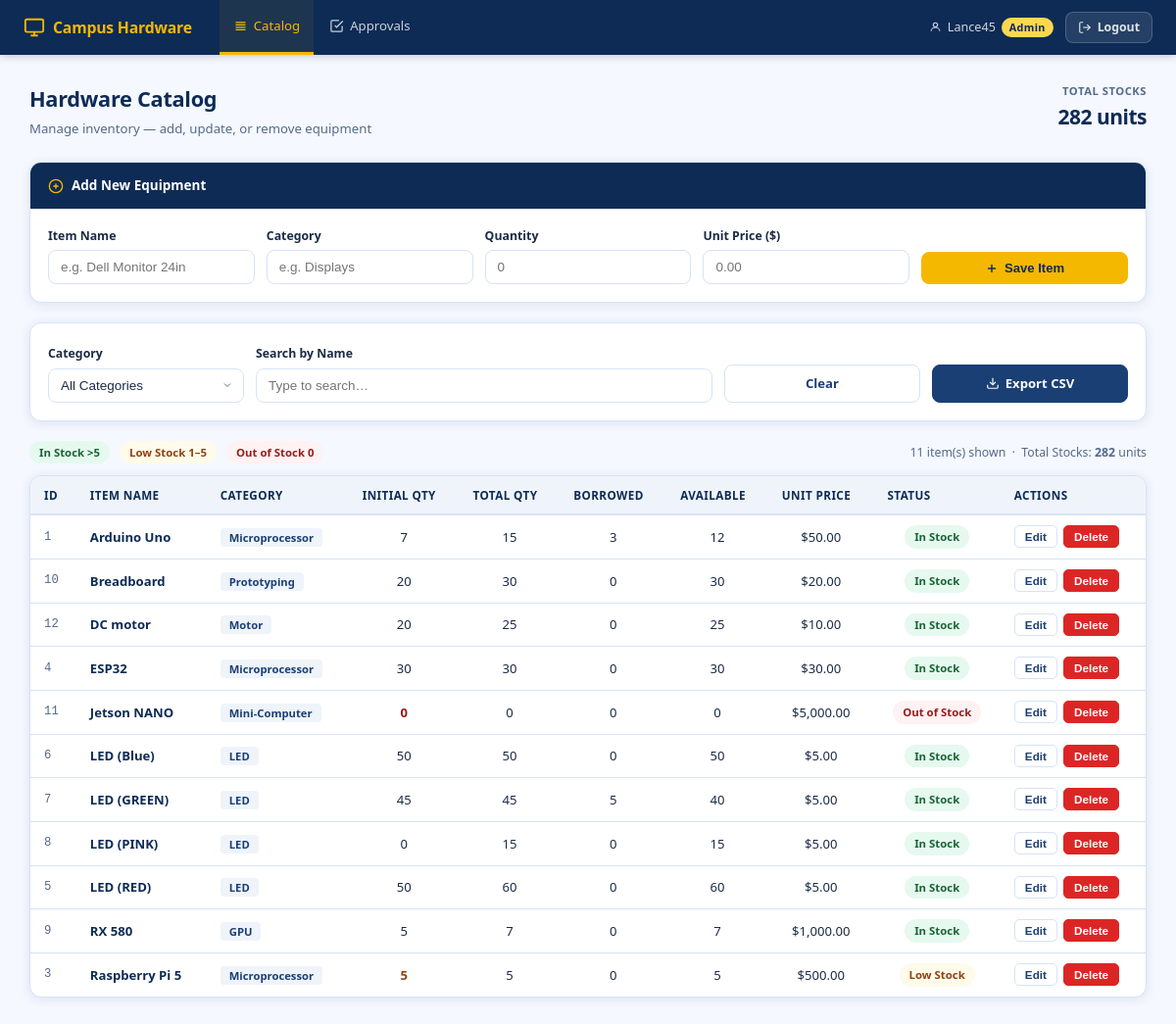
The app's page /catalog (signed in) with its own data.
### tables this page shows
CREATE TABLE hardware (
                item_id INTEGER PRIMARY KEY AUTOINCREMENT,
                item_name TEXT UNIQUE NOT NULL,
                category TEXT NOT NULL,
                quantity INTEGER NOT NULL,
                unit_price REAL NOT NULL,
                status TEXT NOT NULL
            , initial_quantity INTEGER NOT NULL DEFAULT 0);

### app.py (the view)
@app.route("/catalog")
@login_required
def catalog():
    conn = get_db()
    cursor = conn.cursor()
    category = request.args.get("category", "All Categories")
    search = request.args.get("search", "")
    query = """
        SELECT h.item_id, h.item_name, h.category, h.quantity, h.unit_price, h.status,
               h.initial_quantity,
               COALESCE((SELECT SUM(qa.added_quantity) FROM quantity_additions qa WHERE qa.item_id = h.item_id), 0) AS total_added,
               COALESCE((SELECT SUM(br.quantity) FROM borrow_requests br WHERE br.item_id = h.item_id AND br.status = 'approved'), 0) AS borrowed
        FROM hardware h
        WHERE 1=1
    """
    params = []
    if category and category != "All Categories":
        query += " AND h.category = ?"
        params.append(category)
    if search:
        query += " AND LOWER(h.item_name) LIKE ?"
        params.append(f"%{search.strip().lower()}%")
    query += " ORDER BY h.item_name ASC"
    cursor.execute(query, params)
    raw_items = cursor.fetchall()
    items = []
    for r in raw_items:
        total_qty = r["initial_quantity"] + r["total_added"]
        available = total_qty - r["borrowed"]
        items.append({
            "item_id":          r["item_id"],
            "item_name":        r["item_name"],
            "category":         r["category"],
            "quantity":         r["quantity"],
            "unit_price":       r["unit_price"],
            "status":           r["status"],
            "initial_quantity": r["initial_quantity"],
            "total_added":      r["total_added"],
            "total_qty":        total_qty,
            "borrowed":         r["borrowed"],
            "available":        available,
        })
    cursor.execute("SELECT DISTINCT category FROM hardware ORDER BY category ASC")
    categories = ["All Categories"] + [r["category"] for r in cursor.fetchall()]
    cursor.execute("SELECT SUM(quantity * unit_price) FROM hardware")
    total_value = cursor.fetchone()[0] or 0.0
    cursor.execute("SELECT SUM(quantity) FROM hardware")
    total_stocks = cursor.fetchone()[0] or 0
    conn.close()
    cart = session.get("cart", [])
    return render_template("catalog.html",
        items=items, categories=categories, total_value=total_value,
        total_stocks=total_stocks,
        selected_category=category, search=search, cart=cart,
        role=session.get("role"), username=session.get("username")
    )

### app.py (called while the page is built)
def get_db():
    conn = sqlite3.connect(DB_NAME)
    conn.row_factory = sqlite3.Row
    return conn

def login_required(f):
    @wraps(f)
    def decorated(*args, **kwargs):
        if "username" not in session:
            flash("Please log in to continue.", "warning")
            return redirect(url_for("login"))
        return f(*args, **kwargs)
    return decorated

### templates/catalog.html (shortened to what this page needs)
{% extends "base.html" %}
{% block content %}
<div class="page-header">
  <div>
    <h2>Hardware Catalog</h2>
    <p class="page-sub">
      {% if role in ['Admin','SuperAdmin'] %}Manage inventory — add, update, or remove equipment
      {% else %}Browse equipment and add items to your borrow cart{% endif %}
    </p>
  </div>
  <div class="header-stat">
    <span class="stat-label">Total Stocks</span>
    <span class="stat-value">{{ total_stocks }} units</span>
  </div>
</div>
{% if role in ['Admin','SuperAdmin'] %}
<div class="card mb-4">
  <div class="card-header">
    <svg width="16" height="16" viewBox="0 0 24 24" fill="none" stroke="currentColor" stroke-width="2"><circle cx="12" cy="12" r="10"/><line x1="12" y1="8" x2="12" y2="16"/><line x1="8" y1="12" x2="16" y2="12"/></svg>
    Add New Equipment
  </div>
  <div class="card-body">
    <form method="POST" action="{{ url_for('inventory_add') }}" class="inline-form">
      <div class="form-group">
        <label>Item Name</label>
        <input type="text" name="item_name" placeholder="e.g. Dell Monitor 24in" required/>
      </div>
      <div class="form-group">
        <label>Category</label>
        <input type="text" name="category" placeholder="e.g. Displays" required/>
      </div>
      <div class="form-group">
        <label>Quantity</label>
        <input type="number" name="quantity" placeholder="0" min="0" required/>
      </div>
      <div class="form-group">
        <label>Unit Price ($)</label>
        <input type="number" name="unit_price" placeholder="0.00" min="0" step="0.01" required/>
      </div>
      <div class="form-group form-group-btn">
        <label>&nbsp;</label>
        <button type="submit" class="btn btn-primary">
          <svg width="14" height="14" viewBox="0 0 24 24" fill="none" stroke="currentColor" stroke-width="2.5"><line x1="12" y1="5" x2="12" y2="19"/><line x1="5" y1="12" x2="19" y2="12"/></svg>
          Save Item
        </button>
      </div>
    </form>
  </div>
</div>
{% endif %}
<div class="card mb-4">
  <div class="card-body">
    <form method="GET" action="{{ url_for('catalog') }}" class="filter-bar" id="filter-form">
      <div class="form-group">
        <label>Category</label>
        <select name="category" onchange="this.form.submit()">
          {% for cat in categories %}
          <option value="{{ cat }}" {{ 'selected' if cat == selected_category }}>{{ cat }}</option>
          {% endfor %}
        </select>
      </div>
      <div class="form-group filter-search">
        <label>Search by Name</label>
        <input type="text" name="search" value="{{ search }}" placeholder="Type to search…" id="search-input"/>
      </div>
      <div class="form-group form-group-btn">
        <label>&nbsp;</label>
        <a href="{{ url_for('catalog') }}" class="btn btn-outline">Clear</a>
      </div>
      <div class="form-group form-group-btn">
        <label>&nbsp;</label>
        <a href="{{ url_for('export_csv') }}" class="btn btn-secondary">
          <svg width="14" height="14" viewBox="0 0 24 24" fill="none" stroke="currentColor" stroke-width="2"><path d="M21 15v4a2 2 0 0 1-2 2H5a2 2 0 0 1-2-2v-4"/><polyline points="7 10 12 15 17 10"/><line x1="12" y1="15" x2="12" y2="3"/></svg>
          Export CSV
        </a>
      </div>
    </form>
  </div>
</div>
<div class="legend-row mb-3">
  <span class="badge badge-in-stock">In Stock &gt;5</span>
  <span class="badge badge-low-stock">Low Stock 1–5</span>
  <span class="badge badge-out-stock">Out of Stock 0</span>
  <span class="legend-count">{{ items | length }} item(s) shown &nbsp;·&nbsp; Total Stocks: <strong>{{ total_stocks }}</strong> units</span>
</div>
<div class="card mb-4">
  <div class="card-body p-0">
    <div class="table-wrap">
      <table class="data-table" id="catalog-table">
        <thead>
          <tr>
            <th>ID</th>
            <th>Item Name</th>
            <th>Category</th>
            <th>Initial Qty</th>
            <th>Total Qty</th>
            <th>Borrowed</th>
            <th>Available</th>
            <th>Unit Price</th>
            <th>Status</th>
            {% if role in ['Admin','SuperAdmin'] %}<th>Actions</th>{% endif %}
          </tr>
        </thead>
        <tbody>
          {% for item in items %}
          <tr class="row-{{ item['status'] | lower | replace(' ','-') }}"
              data-id="{{ item['item_id'] }}"
              >
            <td class="td-mono">{{ item['item_id'] }}</td>
            <td class="td-bold item-name-cell">{{ item['item_name'] }}</td>
            <td><span class="cat-tag">{{ item['category'] }}</span></td>
            <td class="td-center">{{ item['initial_quantity'] }}</td>
            <td class="td-center">{{ item['total_qty'] }}</td>
            <td class="td-center">{{ item['borrowed'] }}</td>
            <td class="td-center">{{ item['available'] }}</td>
            <td class="td-center">${{ "{:,.2f}".format(item['unit_price']) }}</td>
            <td class="td-center">
              <span class="badge badge-{{ item['status'] | lower | replace(' ','-') }}">{{ item['status'] }}</span>
            </td>
            {% if role in ['Admin','SuperAdmin'] %}
            <td class="td-actions">
              <button class="btn btn-xs btn-outline"
                      onclick="openEditModal({{ item['item_id'] }}, '{{ item['item_name'] | e }}', {{ item['quantity'] }}, {{ item['unit_price'] }})">
                Edit
              </button>
              <form method="POST" action="{{ url_for('inventory_delete', item_id=item['item_id']) }}"
                    style="display:inline"
                    data-confirm="Delete {{ item['item_name'] }}? This cannot be undone.">
                <button type="submit" class="btn btn-xs btn-danger">Delete</button>
              </form>
            </td>
            {% endif %}
          </tr>
          {% else %}
          <tr>
            <td colspan="{{ 10 if role in ['Admin','SuperAdmin'] else 9 }}" class="td-empty">
              No items found. {% if role in ['Admin','SuperAdmin'] %}Add one using the form above.{% else %}Try adjusting your filters.{% endif %}
            </td>
          </tr>
          {% endfor %}
        </tbody>
      </table>
    </div>
  </div>
</div>
{% endblock %}

### templates/base.html (shortened to what this page needs)
<!DOCTYPE html>
<html lang="en">
<head>
  <link rel="stylesheet" href="{{ url_for('static', filename='css/main.css') }}"/>
</head>
<body>
{% if session.username %}
<nav class="navbar">
  <div class="nav-brand">
    <svg width="22" height="22" viewBox="0 0 24 24" fill="none" stroke="currentColor" stroke-width="2"><rect x="2" y="3" width="20" height="14" rx="2"/><path d="M8 21h8M12 17v4"/></svg>
    Campus Hardware
  </div>
  <ul class="nav-links">
    <li><a href="{{ url_for('catalog') }}" class="{{ 'active' if request.endpoint == 'catalog' }}">
      <svg width="15" height="15" viewBox="0 0 24 24" fill="none" stroke="currentColor" stroke-width="2"><path d="M4 6h16M4 10h16M4 14h16M4 18h16"/></svg>
      Catalog
    </a></li>
    {% if session.role in ['Admin','SuperAdmin'] %}
    <li><a href="{{ url_for('approvals') }}" class="{{ 'active' if request.endpoint == 'approvals' }}">
      <svg width="15" height="15" viewBox="0 0 24 24" fill="none" stroke="currentColor" stroke-width="2"><path d="M9 11l3 3L22 4"/><path d="M21 12v7a2 2 0 0 1-2 2H5a2 2 0 0 1-2-2V5a2 2 0 0 1 2-2h11"/></svg>
      Approvals
    </a></li>
    {% endif %}
  </ul>
  <div class="nav-user">
    <span class="user-pill">
      <svg width="13" height="13" viewBox="0 0 24 24" fill="none" stroke="currentColor" stroke-width="2"><circle cx="12" cy="8" r="4"/><path d="M4 20c0-4 3.6-7 8-7s8 3 8 7"/></svg>
      {{ session.username }}
      <span class="role-tag role-{{ session.role | lower | replace(' ','') }}">{{ session.role }}</span>
    </span>
    <a href="{{ url_for('logout') }}" class="btn-logout">
      <svg width="14" height="14" viewBox="0 0 24 24" fill="none" stroke="currentColor" stroke-width="2"><path d="M9 21H5a2 2 0 0 1-2-2V5a2 2 0 0 1 2-2h4"/><polyline points="16 17 21 12 16 7"/><line x1="21" y1="12" x2="9" y2="12"/></svg>
      Logout
    </a>
  </div>
</nav>
{% endif %}
<main class="{% if not session.username %}auth-layout{% else %}main-layout{% endif %}">
  {% block content %}{% endblock %}
</main>
</body>
</html>

### records on screen
hardware: item_id "1", item_name "Arduino Uno", category "Microprocessor", initial_quantity "7", total_qty "15", borrowed "3", available "12", unit_price "50.00", status "In Stock"
hardware: item_id "10", item_name "Breadboard", category "Prototyping", initial_quantity "20", total_qty "30", borrowed "0", available "30", unit_price "20.00", status "In Stock"
hardware: item_id "12", item_name "DC motor", category "Motor", initial_quantity "20", total_qty "25", borrowed "0", available "25", unit_price "10.00", status "In Stock"
hardware: item_id "4", item_name "ESP32", category "Microprocessor", initial_quantity "30", total_qty "30", borrowed "0", available "30", unit_price "30.00", status "In Stock"
hardware: item_id "11", item_name "Jetson NANO", category "Mini-Computer", initial_quantity "0", total_qty "0", borrowed "0", available "0", unit_price "5,000.00", status "Out of Stock"
hardware: item_id "6", item_name "LED (Blue)", category "LED", initial_quantity "50", total_qty "50", borrowed "0", available "50", unit_price "5.00", status "In Stock"
hardware: item_id "7", item_name "LED (GREEN)", category "LED", initial_quantity "45", total_qty "45", borrowed "5", available "40", unit_price "5.00", status "In Stock"
hardware: item_id "8", item_name "LED (PINK)", category "LED", initial_quantity "0", total_qty "15", borrowed "0", available "15", unit_price "5.00", status "In Stock"
hardware: item_id "5", item_name "LED (RED)", category "LED", initial_quantity "50", total_qty "60", borrowed "0", available "60", unit_price "5.00", status "In Stock"
hardware: item_id "9", item_name "RX 580", category "GPU", initial_quantity "5", total_qty "7", borrowed "0", available "7", unit_price "1,000.00", status "In Stock"
hardware: item_id "3", item_name "Raspberry Pi 5", category "Microprocessor", initial_quantity "5", total_qty "5", borrowed "0", available "5", unit_price "500.00", status "Low Stock"

### other values on screen
{{ session.username }} "Lance45"
{{ session.role }} "Admin"
{{ total_stocks }} "282"
{{ items | length }} "11"
form field category "All Categories"
